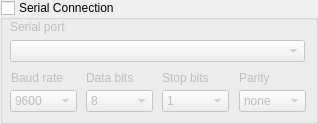
     <widget class="QGroupBox" name="groupBox_18">
      <property name="geometry">
       <rect>
        <x>10</x>
        <y>8</y>
        <width>318</width>
        <height>124</height>
       </rect>
      </property>
      <property name="title">
       <string>Serial Connection</string>
      </property>
      <property name="checkable">
       <bool>true</bool>
      </property>
      <property name="checked">
       <bool>false</bool>
      </property>
      <widget class="QLabel" name="label_14">
       <property name="geometry">
        <rect>
         <x>10</x>
         <y>17</y>
         <width>81</width>
         <height>20</height>
        </rect>
       </property>
       <property name="text">
        <string>Serial port</string>
       </property>
      </widget>
      <widget class="QLabel" name="label_15">
       <property name="geometry">
        <rect>
         <x>11</x>
         <y>70</y>
         <width>61</width>
         <height>16</height>
        </rect>
       </property>
       <property name="text">
        <string>Baud rate</string>
       </property>
      </widget>
      <widget class="QLabel" name="label_16">
       <property name="geometry">
        <rect>
         <x>86</x>
         <y>70</y>
         <width>51</width>
         <height>16</height>
        </rect>
       </property>
       <property name="text">
        <string>Data bits</string>
       </property>
      </widget>
      <widget class="QLabel" name="label_17">
       <property name="geometry">
        <rect>
         <x>162</x>
         <y>70</y>
         <width>51</width>
         <height>16</height>
        </rect>
       </property>
       <property name="text">
        <string>Stop bits</string>
       </property>
      </widget>
      <widget class="QLabel" name="label_18">
       <property name="geometry">
        <rect>
         <x>239</x>
         <y>70</y>
         <width>41</width>
         <height>16</height>
        </rect>
       </property>
       <property name="text">
        <string>Parity</string>
       </property>
      </widget>
      <widget class="QComboBox" name="comboBox">
       <property name="geometry">
        <rect>
         <x>10</x>
         <y>40</y>
         <width>295</width>
         <height>22</height>
        </rect>
       </property>
      </widget>
      <widget class="QComboBox" name="comboBox_2">
       <property name="geometry">
        <rect>
         <x>10</x>
         <y>90</y>
         <width>67</width>
         <height>22</height>
        </rect>
       </property>
       <property name="currentIndex">
        <number>0</number>
       </property>
       <item>
        <property name="text">
         <string>9600</string>
        </property>
       </item>
       <item>
        <property name="text">
         <string>1200</string>
        </property>
       </item>
       <item>
        <property name="text">
         <string>2400</string>
        </property>
       </item>
       <item>
        <property name="text">
         <string>4800</string>
        </property>
       </item>
       <item>
        <property name="text">
         <string>19200</string>
        </property>
       </item>
       <item>
        <property name="text">
         <string>38400</string>
        </property>
       </item>
       <item>
        <property name="text">
         <string>57600</string>
        </property>
       </item>
       <item>
        <property name="text">
         <string>115200</string>
        </property>
       </item>
      </widget>
      <widget class="QComboBox" name="comboBox_3">
       <property name="geometry">
        <rect>
         <x>86</x>
         <y>90</y>
         <width>67</width>
         <height>22</height>
        </rect>
       </property>
       <item>
        <property name="text">
         <string>8</string>
        </property>
       </item>
       <item>
        <property name="text">
         <string>7</string>
        </property>
       </item>
      </widget>
      <widget class="QComboBox" name="comboBox_4">
       <property name="geometry">
        <rect>
         <x>162</x>
         <y>90</y>
         <width>67</width>
         <height>22</height>
        </rect>
       </property>
       <item>
        <property name="text">
         <string>1</string>
        </property>
       </item>
       <item>
        <property name="text">
         <string>1.5</string>
        </property>
       </item>
       <item>
        <property name="text">
         <string>2</string>
        </property>
       </item>
      </widget>
      <widget class="QComboBox" name="comboBox_5">
       <property name="geometry">
        <rect>
         <x>239</x>
         <y>90</y>
         <width>67</width>
         <height>22</height>
        </rect>
       </property>
       <item>
        <property name="text">
         <string>none</string>
        </property>
       </item>
       <item>
        <property name="text">
         <string>even</string>
        </property>
       </item>
       <item>
        <property name="text">
         <string>odd</string>
        </property>
       </item>
      </widget>
     </widget>
